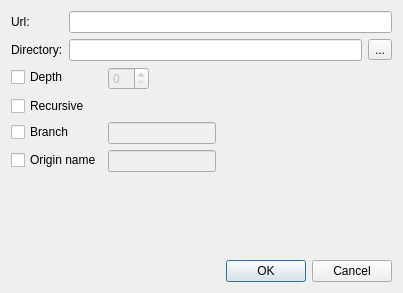
<?xml version="1.0" encoding="UTF-8"?>
<ui version="4.0">
 <class>CloneDialog</class>
 <widget class="QDialog" name="CloneDialog">
  <property name="geometry">
   <rect>
    <x>0</x>
    <y>0</y>
    <width>403</width>
    <height>293</height>
   </rect>
  </property>
  <property name="windowTitle">
   <string>Clone a repository</string>
  </property>
  <layout class="QVBoxLayout" name="verticalLayout">
   <item>
    <layout class="QFormLayout" name="formLayout">
     <item row="0" column="0">
      <widget class="QLabel" name="label">
       <property name="sizePolicy">
        <sizepolicy hsizetype="Maximum" vsizetype="Preferred">
         <horstretch>0</horstretch>
         <verstretch>0</verstretch>
        </sizepolicy>
       </property>
       <property name="text">
        <string>Url:</string>
       </property>
      </widget>
     </item>
     <item row="1" column="0">
      <widget class="QLabel" name="label_2">
       <property name="text">
        <string>Directory:</string>
       </property>
      </widget>
     </item>
     <item row="1" column="1">
      <layout class="QHBoxLayout" name="horizontalLayout_4">
       <item>
        <widget class="QLineEdit" name="lineEditPath"/>
       </item>
       <item>
        <widget class="QToolButton" name="toolButtonBrowseLocalPath">
         <property name="text">
          <string>...</string>
         </property>
        </widget>
       </item>
      </layout>
     </item>
     <item row="0" column="1">
      <widget class="QLineEdit" name="lineEditUrl"/>
     </item>
    </layout>
   </item>
   <item>
    <layout class="QFormLayout" name="formLayout_2">
     <property name="fieldGrowthPolicy">
      <enum>QFormLayout::FieldsStayAtSizeHint</enum>
     </property>
     <item row="0" column="0">
      <widget class="QCheckBox" name="checkBoxDepth">
       <property name="text">
        <string>Depth</string>
       </property>
      </widget>
     </item>
     <item row="0" column="1">
      <widget class="QSpinBox" name="spinBoxDepth">
       <property name="enabled">
        <bool>false</bool>
       </property>
      </widget>
     </item>
     <item row="1" column="0">
      <widget class="QCheckBox" name="checkBoxRecursive">
       <property name="text">
        <string>Recursive</string>
       </property>
      </widget>
     </item>
     <item row="2" column="0">
      <widget class="QCheckBox" name="checkBoxBranch">
       <property name="text">
        <string>Branch</string>
       </property>
      </widget>
     </item>
     <item row="2" column="1">
      <widget class="QLineEdit" name="lineEditBranch">
       <property name="enabled">
        <bool>false</bool>
       </property>
      </widget>
     </item>
     <item row="3" column="0">
      <widget class="QCheckBox" name="checkBoxOriginName">
       <property name="text">
        <string>Origin name</string>
       </property>
      </widget>
     </item>
     <item row="3" column="1">
      <widget class="QLineEdit" name="lineEditOriginName">
       <property name="enabled">
        <bool>false</bool>
       </property>
      </widget>
     </item>
    </layout>
   </item>
   <item>
    <spacer name="verticalSpacer">
     <property name="orientation">
      <enum>Qt::Vertical</enum>
     </property>
     <property name="sizeHint" stdset="0">
      <size>
       <width>20</width>
       <height>63</height>
      </size>
     </property>
    </spacer>
   </item>
   <item>
    <widget class="QDialogButtonBox" name="buttonBox">
     <property name="standardButtons">
      <set>QDialogButtonBox::Cancel|QDialogButtonBox::Ok</set>
     </property>
    </widget>
   </item>
  </layout>
 </widget>
 <resources/>
 <connections>
  <connection>
   <sender>checkBoxBranch</sender>
   <signal>toggled(bool)</signal>
   <receiver>lineEditBranch</receiver>
   <slot>setEnabled(bool)</slot>
   <hints>
    <hint type="sourcelabel">
     <x>39</x>
     <y>142</y>
    </hint>
    <hint type="destinationlabel">
     <x>171</x>
     <y>139</y>
    </hint>
   </hints>
  </connection>
  <connection>
   <sender>checkBoxOriginName</sender>
   <signal>toggled(bool)</signal>
   <receiver>lineEditOriginName</receiver>
   <slot>setEnabled(bool)</slot>
   <hints>
    <hint type="sourcelabel">
     <x>44</x>
     <y>175</y>
    </hint>
    <hint type="destinationlabel">
     <x>189</x>
     <y>170</y>
    </hint>
   </hints>
  </connection>
  <connection>
   <sender>checkBoxDepth</sender>
   <signal>toggled(bool)</signal>
   <receiver>spinBoxDepth</receiver>
   <slot>setEnabled(bool)</slot>
   <hints>
    <hint type="sourcelabel">
     <x>52</x>
     <y>85</y>
    </hint>
    <hint type="destinationlabel">
     <x>144</x>
     <y>81</y>
    </hint>
   </hints>
  </connection>
 </connections>
</ui>
